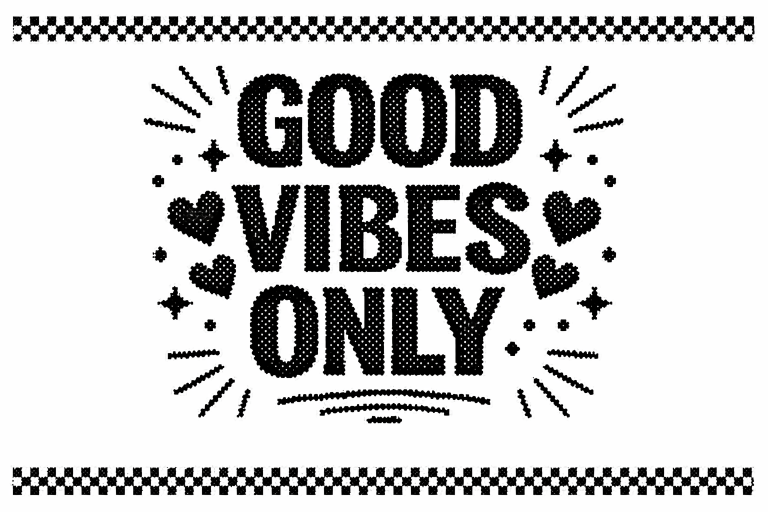
#> input picture bmp_converter/header_in.png, 1536 x 1024 px (shown at 1/2 size)
$ python main.py
#> lines starting #> are read from the running program, lines starting #| are printed output that depends on the picture; after the words box and inside, x2 and y2 are one past the last pixel; in counts of white or black regions, pixels touching at a corner belong together
from PIL import Image
import os

def image_to_escpos_raster(image_path, output_bin_path, max_width=384):
    # Load the image and convert to 1-bit monochrome
#> called with image_path = 'header_in.png', output_bin_path = 'header_out.bin', max_width = 384
    image = Image.open(image_path).convert("1")
#> image: PIL image 1536x1024 1; 79.2% white; 1841 black regions (1789 under 20 px), largest, box (x1, y1, x2, y2) and area: (24, 933, 1508, 990) 41193, (25, 32, 1509, 84) 36885, (899, 147, 1045, 335) 18129

    # Resize to printer width while maintaining aspect ratio
    if image.width > max_width:
        ratio = max_width / image.width
#> ratio = 0.25
        new_height = int(image.height * ratio)
#> new_height = 256
        image = image.resize((max_width, new_height), Image.LANCZOS)
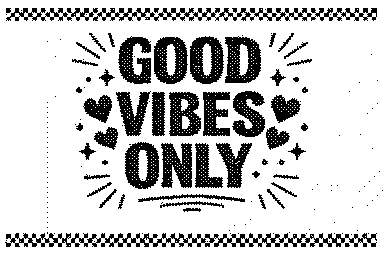
#> image: PIL image 384x256 1; 79.2% white; 157 black regions (102 under 20 px), largest, box (x1, y1, x2, y2) and area: (5, 233, 377, 247) 2453, (93, 8, 377, 21) 1741, (225, 36, 261, 83) 1130

    width_bytes = (image.width + 7) // 8
#> width_bytes = 48
    height = image.height
#> height = 256
    data = bytearray()

    # ESC/POS raster image format
    for y in range(height):
        for x in range(width_bytes):
            byte = 0
            for bit in range(8):
                px = x * 8 + bit
                if px < image.width:
                    color = image.getpixel((px, y))
                    if color == 0:  # Black pixel
                        byte |= (1 << (7 - bit))
            data.append(byte)

    # ESC * command: GS v 0 m xL xH yL yH
    xL = width_bytes & 0xFF
#> xL = 48
    xH = (width_bytes >> 8) & 0xFF
#> xH = 0
    yL = height & 0xFF
#> yL = 0
    yH = (height >> 8) & 0xFF
#> yH = 1
    header = b'\x1D\x76\x30\x00' + bytes([xL, xH, yL, yH])

    full_data = header + data

    # Save to .bin file
    with open(output_bin_path, "wb") as f:
        f.write(full_data)

    print(f"Saved ESC/POS .bin file to: {output_bin_path}")

# Example usage
image_path = "header_in.png"
output_bin_path = "header_out.bin"
image_to_escpos_raster(image_path, output_bin_path)
